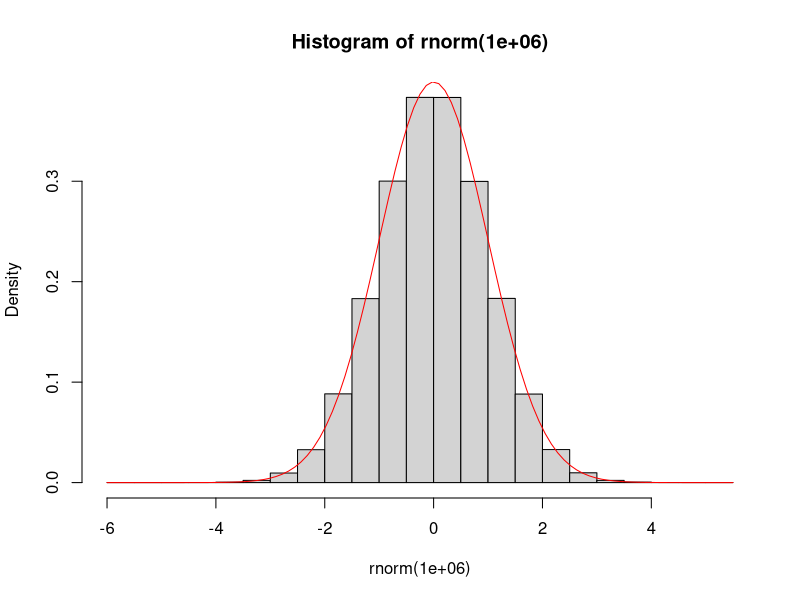
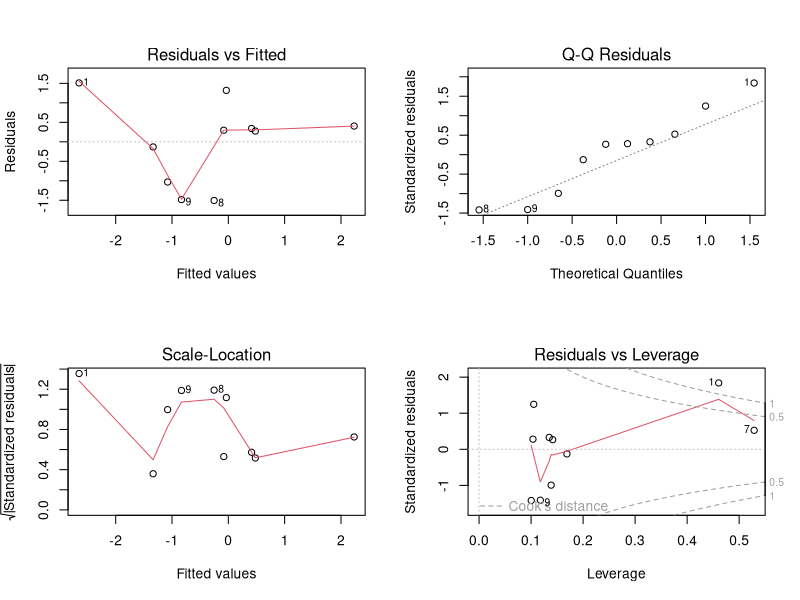

The R script that drew these images, in order:
## ---- chunk 1
add1 <- function(a) {
  return(a+1)
}

add1(2)
add1(a = 3)
## ---- chunk 2
add <- function(a, b) {
  return(a+b)
}

add(1,1)
add(a = 2, b = 3)
## ---- chunk 3
add1(a = 1:2)
add(a = 1:2, b = 3:4)
## ---- chunk 4
f <- function(first, second) {
  return(first/2 + second)
}

f(1,2)
f(1, second = 2)
f(first = 1, second = 2)
f(second = 2, 1) # I thought this was going to be an error
f(f = 1, s = 2)
## ---- chunk 5
add <- function(a, b = 1) {
  return(a+b)
}

add(a = 1)
add(a = 1:2)
add(a = 2:3, b =  2)
add(a = 3:4, b = -1)
## ---- chunk 6
hist(rnorm(1e6), probability = TRUE)
curve(dnorm(x), add = TRUE, col = 'red')
## ---- chunk 7
sub <- function(first = 1:2, second = 1) {
  return(first - second)
}
## ---- chunk 8
summary(c(TRUE,FALSE,TRUE))
summary(1:10)
## ---- chunk 9
n <- 10
x <- rnorm(n)
y <- rnorm(n, x)
m <- lm(y~x) # a linear regression
summary(m)
## ---- chunk 10
class(m)
## ---- chunk 11
summary(m)
anova(m)
opar <- par(mfrow=c(2,2)); plot(m); par(opar)
## ---- chunk 12
a <- 1
f <- function() {
  return(a)
}
f()
## ---- chunk 13
f <- function() {
  a <- 2
  return(a)
}
f()
a
## ---- chunk 14
f <- function() {
  a <<- a + 1
  return(a)
}
a
f()
a
## ---- chunk 15
for (i in 1:3) {
  print(i)
}
## ---- chunk 16
i <- 0
while (i < 3) {
  i <- i + 1
  print(i)
}
## ---- chunk 17
for (i in 1:10) {
  if (i<5) {
    print(-i)
  } else {
    print(i*2)
  }
}
## ---- chunk 18
ifelse((1:10) < 5, "Less than 5", "Not less than 5")
## ---- chunk 19
f <- function(a) {
  sum <- 0
  for (i in 1:a) {
    sum <- sum + i
  }
  return(sum)
}
f(100)
## ---- chunk 20
x <- sample(0:3, size = 1e5, prob = c(.5,.25,.1,.15), replace = TRUE)
## ---- chunk 21
(m <- mean(x))
(s <- sd(x))
s^2 # variance
## ---- chunk 22
mean(x) + c(-1,1) * 
  qnorm(.95) * 
  sd(x) / sqrt( length(x) )
## ---- chunk 23
x <- sample(c(10,12,21,33), size = 1e6, prob = c(.1,.2,.3,.4), replace = TRUE)
mean(x) + c(-1,1) * 
  qnorm(.995) * 
  sd(x) / sqrt( length(x) )
## ---- chunk 24
n <- 1e5
x <- runif(n)
y <- rnorm(n)
(p <- mean(x>y))
## ---- chunk 25
p + c(-1,1) * qnorm(.975) * sqrt(p*(1-p)/n)
## ---- chunk 26
n <- 1e6
x <- rbinom(n, size = 10, prob = 0.5)
y <- rpois(n, lambda = 5)
p <- mean(y >= x)
p + c(-1,1) * qnorm(.975) * sqrt(p*(1-p)/n)
